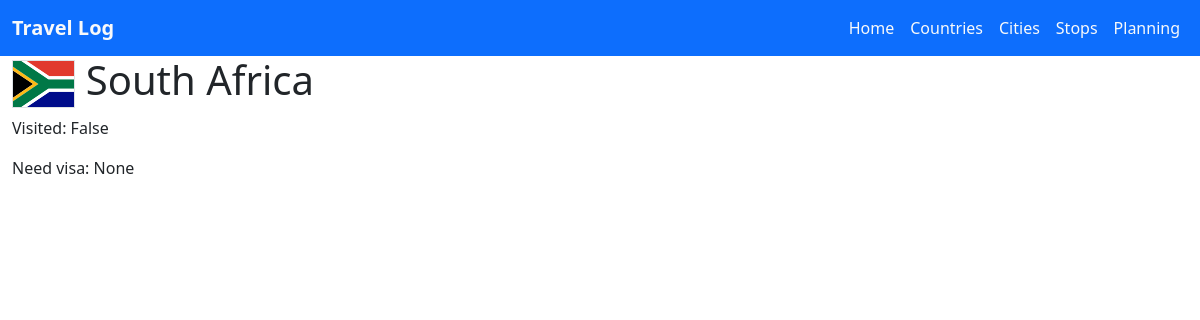
The app's page /countries/161, older data.
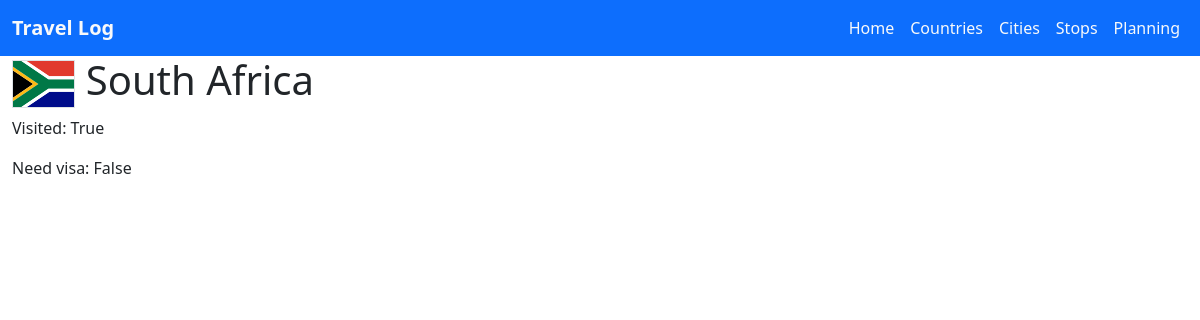
The same page, newer data.
### mytrips/models.py (models this page shows, shortened)
class Country(models.Model):
    name = models.CharField(max_length=255, unique=True)
    visited = models.BooleanField(default=False)
    need_visa = models.BooleanField(default=None, null=True)
    lat = models.DecimalField(max_digits=9, decimal_places=6)
    lon = models.DecimalField(max_digits=9, decimal_places=6)
    continent = models.CharField(max_length=25, choices=CONTINENTS, null=True)
    capital = models.CharField(max_length=255, null=True, default=None)
    currency = models.CharField(
        max_length=25, choices=CURRENCIES, null=True, default=None
    )
    language = models.CharField(
        max_length=25, choices=LANGUAGES, null=True, default=None
    )
    area_code = models.CharField(max_length=10, null=True, default=None)
    iso_code = models.CharField(max_length=10)
    class Meta:
        verbose_name_plural = "Countries"

### mytrips/views.py (the view)
# urls.py: path("countries/<int:id>", views.country_details, name="country_details"),
def country_details(request, id):
    country = get_object_or_404(Country, id=id)
    context = {
        "country": country,
    }
    return render(request, "country_details.html", context)

### mytrips/templates/country_details.html (shortened to what this page needs)
{% extends "master.html" %}
{% block content %}
{% load static %}
<h1><img class="border" src="{% static 'flags/4x3/' %}{{country.iso_code}}.svg" height="48"> {{ country.name }}</h1>
<p>Visited: {{ country.visited }}</p>
<p>Need visa: {{ country.need_visa }}</p>
{% endblock %}

### mytrips/templates/master.html (shortened to what this page needs)
<!DOCTYPE html>
<html>
<head>
    {% load bootstrap5 %}
    {% bootstrap_css %}
    <link href="https://cdn.datatables.net/v/bs5/jq-3.7.0/dt-1.13.6/datatables.min.css" rel="stylesheet">
    <link rel="stylesheet" href="https://cdnjs.cloudflare.com/ajax/libs/font-awesome/4.7.0/css/font-awesome.min.css">
</head>
<body>
    <nav class="navbar navbar-expand-sm bg-primary">
        <div class="container-fluid">
            <b><a class="navbar-brand link-light" href="/">Travel Log</a></b>
            <div class="collapse navbar-collapse justify-content-end" id="collapsibleNavbar">
                <ul class="navbar-nav">
                    <li class="nav-item">
                        <a class="nav-link link-light" href="/">Home</a>
                    </li>
                    <li class="nav-item">
                        <a class="nav-link link-light" href="/countries">Countries</a>
                    </li>
                    <li class="nav-item">
                        <a class="nav-link link-light" href="/cities">Cities</a>
                    </li>
                    <li class="nav-item">
                        <a class="nav-link link-light" href="/stops">Stops</a>
                    </li>
                    <li class="nav-item">
                        <a class="nav-link link-light" href="/plans">Planning</a>
                    </li>
                </ul>
            </div>
        </div>
    </nav>
    <div class="container-fluid">
        {% block content %}
        {% endblock %}
    </div>
</body>
</html>

Row changes from the older to the newer data that the page shows:
changed Country "South Africa": visited "False" → "True"; need_visa "None" → "False"
